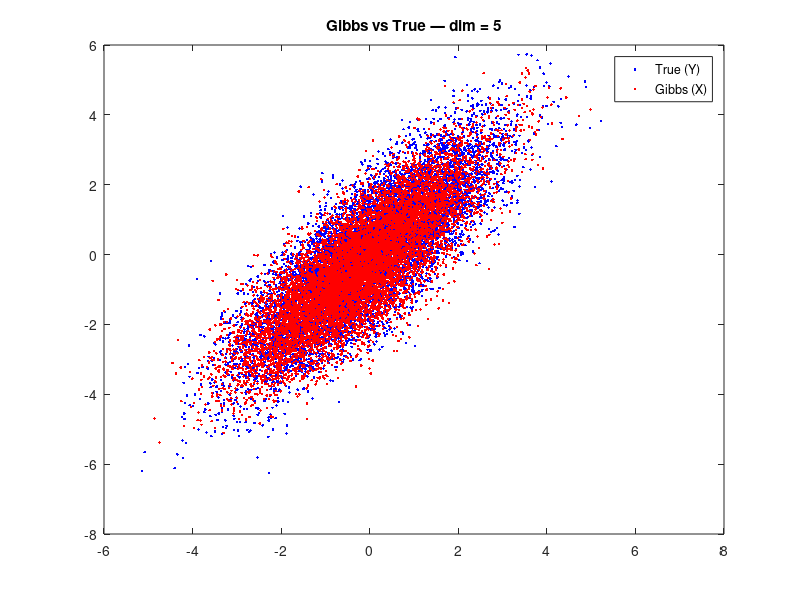
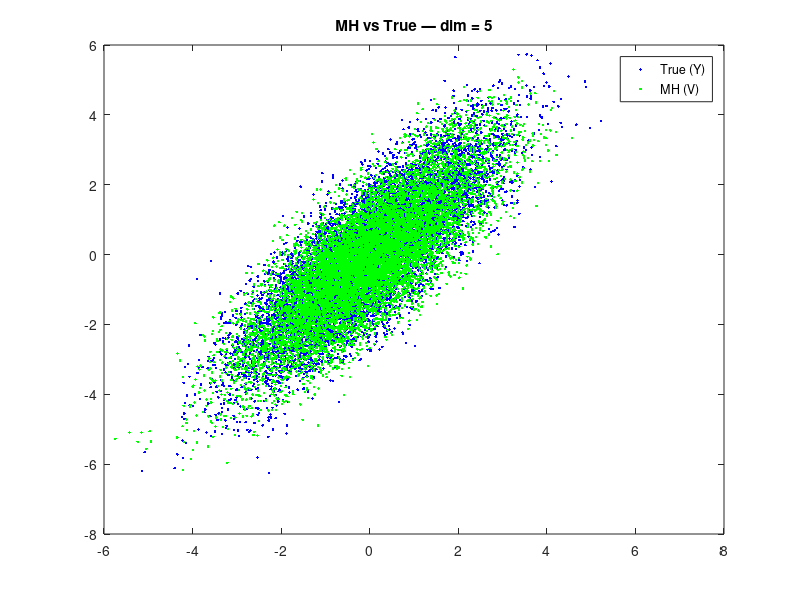

MATLAB code for these plots, in order:
if exist('studentnumber') ~= 1, studentnumber = 0; end
if exist('dimension') ~= 1, dimension = 5; end
randn('state',studentnumber)
rand('state',studentnumber)
m = dimension;
n = 10000;
Z = randn(m,n);
A = rand(m,m);
Sigma = A*A';
Kappa = inv(Sigma);
%%%%%%%%%%%%%%%%%%%%% Transformation %%%%%%%%%%%%%%%%%%%%%%%%%%%%%%%%%
Y = A*Z;
%%%%%%%%%%%%%%%%%%%%% Gibbs sampler %%%%%%%%%%%%%%%%%%%%%%%%%%%%%%%%%%
X = zeros(m,n);
B = cell(1,m);
for k=1:m,
   notk = setdiff(1:m,k);
   B{k} = Sigma(k,notk)/Sigma(notk,notk);
end
Xi = zeros(m,1);
for i=1:n,
   for k=1:m,
      notk = setdiff(1:m,k);
      Xi(k) = B{k}*Xi(notk)+Z(k,i)/sqrt(Kappa(k,k));
   end
   X(1:m,i) = Xi;
end
%%%%%%%%%%%%%%%%%%%% Matropolis-Hastings sampler %%%%%%%%%%%%%%%%%%%%%%
V = zeros(m,n);
x = V(1:m,1);
for i = 2:n,
   y = NaN;
   while isnan(y),
      eta = rand(m,1)*2-1; y = x+eta;
      alfa = exp(x'*Kappa/2*x-y'*Kappa/2*y);
      U = rand;
      if alfa<U, y = NaN; end
   end
   V(1:m,i) = y;
   x = y;
end
SigmaYhat = zeros(m,m);
SigmaXhat = zeros(m,m);
SigmaVhat = zeros(m,m);
for i=1:n,
   SigmaYhat = SigmaYhat+Y(1:m,i)*Y(1:m,i)';
   SigmaXhat = SigmaXhat+X(1:m,i)*X(1:m,i)';
   SigmaVhat = SigmaVhat+V(1:m,i)*V(1:m,i)';
end
SigmaYhat = SigmaYhat/n;
SigmaXhat = SigmaXhat/n;
SigmaVhat = SigmaVhat/n;

% Plot Gibbs vs True
figure
plot(Y(1,:), Y(2,:), 'b.')
hold on
plot(X(1,:), X(2,:), 'r.')
title(sprintf('Gibbs vs True — dim = %d', m))
legend('True (Y)', 'Gibbs (X)')
hold off

% Plot MH vs True
figure
plot(Y(1,:), Y(2,:), 'b.')
hold on
plot(V(1,:), V(2,:), 'g.')
title(sprintf('MH vs True — dim = %d', m))
legend('True (Y)', 'MH (V)')
hold off
